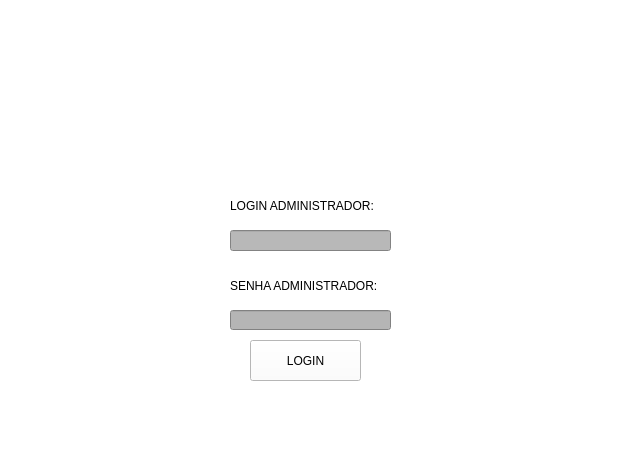
<?xml version="1.0" encoding="UTF-8"?>
<ui version="4.0">
 <class>Janela1</class>
 <widget class="QMainWindow" name="Janela1">
  <property name="geometry">
   <rect>
    <x>0</x>
    <y>0</y>
    <width>634</width>
    <height>468</height>
   </rect>
  </property>
  <property name="focusPolicy">
   <enum>Qt::ClickFocus</enum>
  </property>
  <property name="acceptDrops">
   <bool>true</bool>
  </property>
  <property name="windowTitle">
   <string>MainWindow</string>
  </property>
  <property name="styleSheet">
   <string notr="true">background-color: rgb(255, 255, 255);</string>
  </property>
  <property name="inputMethodHints">
   <set>Qt::ImhNone</set>
  </property>
  <widget class="QWidget" name="centralwidget">
   <widget class="QLineEdit" name="input_usuario">
    <property name="geometry">
     <rect>
      <x>230</x>
      <y>230</y>
      <width>161</width>
      <height>21</height>
     </rect>
    </property>
    <property name="styleSheet">
     <string notr="true">background-color: rgb(184, 184, 184);</string>
    </property>
    <property name="text">
     <string/>
    </property>
   </widget>
   <widget class="QLabel" name="label">
    <property name="geometry">
     <rect>
      <x>230</x>
      <y>190</y>
      <width>171</width>
      <height>31</height>
     </rect>
    </property>
    <property name="styleSheet">
     <string notr="true">font: 16pt &quot;Bahnschrift SemiLight Condensed&quot;;</string>
    </property>
    <property name="text">
     <string>LOGIN ADMINISTRADOR:</string>
    </property>
   </widget>
   <widget class="QLabel" name="label_2">
    <property name="geometry">
     <rect>
      <x>230</x>
      <y>270</y>
      <width>161</width>
      <height>31</height>
     </rect>
    </property>
    <property name="styleSheet">
     <string notr="true">font: 16pt &quot;Bahnschrift SemiLight Condensed&quot;;</string>
    </property>
    <property name="text">
     <string>SENHA ADMINISTRADOR:</string>
    </property>
   </widget>
   <widget class="QPushButton" name="button_login">
    <property name="geometry">
     <rect>
      <x>250</x>
      <y>340</y>
      <width>111</width>
      <height>41</height>
     </rect>
    </property>
    <property name="styleSheet">
     <string notr="true">font: 16pt &quot;Bahnschrift SemiLight Condensed&quot;;</string>
    </property>
    <property name="text">
     <string>LOGIN</string>
    </property>
   </widget>
   <widget class="QLineEdit" name="input_Senha">
    <property name="geometry">
     <rect>
      <x>230</x>
      <y>310</y>
      <width>161</width>
      <height>20</height>
     </rect>
    </property>
    <property name="styleSheet">
     <string notr="true">background-color: rgb(181, 181, 181);</string>
    </property>
    <property name="inputMethodHints">
     <set>Qt::ImhHiddenText|Qt::ImhNoAutoUppercase|Qt::ImhNoPredictiveText|Qt::ImhSensitiveData</set>
    </property>
    <property name="echoMode">
     <enum>QLineEdit::Password</enum>
    </property>
   </widget>
   <widget class="QLabel" name="label_Error">
    <property name="geometry">
     <rect>
      <x>120</x>
      <y>410</y>
      <width>391</width>
      <height>41</height>
     </rect>
    </property>
    <property name="styleSheet">
     <string notr="true">font: 16pt &quot;Bahnschrift SemiLight Condensed&quot;;</string>
    </property>
    <property name="text">
     <string/>
    </property>
   </widget>
   <widget class="QLabel" name="label_logo">
    <property name="geometry">
     <rect>
      <x>50</x>
      <y>20</y>
      <width>541</width>
      <height>151</height>
     </rect>
    </property>
    <property name="text">
     <string/>
    </property>
   </widget>
  </widget>
 </widget>
 <resources>
  <include location="../PycharmProjects/ProjetoEstudo/logo_login.qrc"/>
 </resources>
 <connections/>
</ui>
